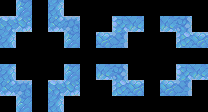

This game map was drawn from its Tiled (.tmx) file and the tilesets committed beside it. A one-line description and the trimmed map source follow:
An orthogonal 13x7 tile map with 16x16 px tiles, 4 tile layers (regions_input, regions_output, input_Floor, output_Floor), 5 tilesets.

<map version="1.0" orientation="orthogonal" width="13" height="7" tilewidth="16" tileheight="16">
 <tileset firstgid="1" name="ground" tilewidth="16" tileheight="16">
  <image source="../assets/tileset-ground.png" width="48" height="16" />
 </tileset>
 <tileset firstgid="4" name="misc" tilewidth="16" tileheight="16">
  <image source="../assets/tileset-misc.png" width="64" height="16" />
  <tile id="3">
   <properties>
    <property name="goal" value="true" />
   </properties>
  </tile>
 </tileset>
 <tileset firstgid="8" name="pushblocks" tilewidth="16" tileheight="16">
  <image source="../assets/tileset-pushblocks.png" width="48" height="16" />
  <tile id="1">
   <properties>
    <property name="goal" value="true" />
    <property name="sprite" value="assets/frozen.sprite" />
   </properties>
  </tile>
 </tileset>
 <tileset firstgid="11" name="rocks" tilewidth="16" tileheight="16">
  <properties>
   <property name="collision" value="true" />
  </properties>
  <image source="../assets/tileset-rocks.png" width="256" height="48" />
 </tileset>
 <tileset firstgid="59" name="slippery" tilewidth="16" tileheight="16">
  <properties>
   <property name="slippery_block" value="true" />
   <property name="slippery_player" value="true" />
  </properties>
  <image source="../assets/tileset-slippery.png" width="256" height="48" />
 </tileset>
 <layer name="regions_input" width="13" height="7">
  <properties>
   <property name="DeleteTiles" value="1" />
  </properties>
  <data>[91 cells, 32 non-empty, 1 distinct tile ids]</data>
 </layer>
 <layer name="regions_output" width="13" height="7">
  <properties>
   <property name="DeleteTiles" value="1" />
  </properties>
  <data>[91 cells, 16 non-empty, 1 distinct tile ids]</data>
 </layer>
 <layer name="input_Floor" width="13" height="7">
  <properties>
   <property name="DeleteTiles" value="1" />
  </properties>
  <data>[91 cells, 16 non-empty, 4 distinct tile ids]</data>
 </layer>
 <layer name="output_Floor" width="13" height="7">
  <properties>
   <property name="DeleteTiles" value="1" />
  </properties>
  <data>[91 cells, 16 non-empty, 8 distinct tile ids]</data>
 </layer>
</map>
